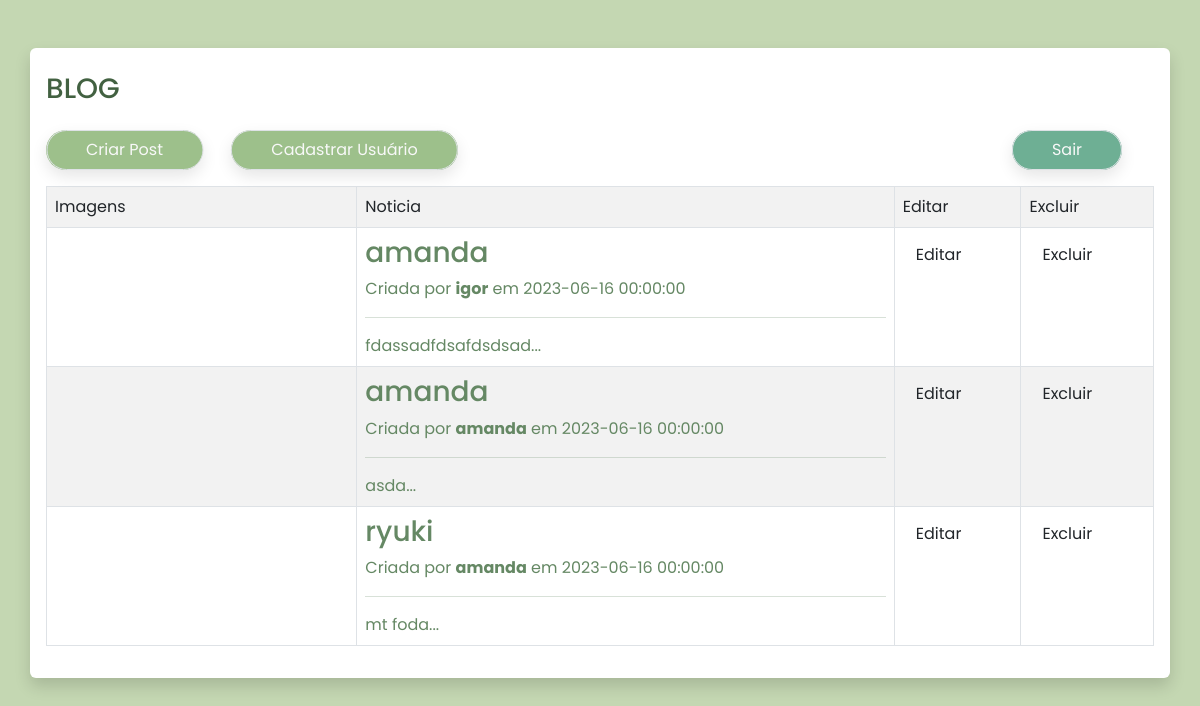
/cms/index.php (signed in), run on the app's committed database.
### tables this page shows
CREATE TABLE IF NOT EXISTS `posts` (
  `blog_codigo` int(11) NOT NULL AUTO_INCREMENT,
  `blog_bloginfo_codigo` int(11) NOT NULL DEFAULT '0',
  `blog_blogimgs_codigo` int(11) NOT NULL DEFAULT '0',
  `blog_usuario_codigo` int(11) NOT NULL DEFAULT '0',
  PRIMARY KEY (`blog_codigo`),
  KEY `FK_blog_bloginfo` (`blog_bloginfo_codigo`),
  KEY `FK_blog_blogimgs` (`blog_blogimgs_codigo`),
  KEY `FK_blog_usuario` (`blog_usuario_codigo`),
  CONSTRAINT `FK_blog_blogimgs` FOREIGN KEY (`blog_blogimgs_codigo`) REFERENCES `imagens` (`id_imagem`),
  CONSTRAINT `FK_blog_bloginfo` FOREIGN KEY (`blog_bloginfo_codigo`) REFERENCES `bloginfo` (`bloginfo_codigo`),
  CONSTRAINT `FK_blog_usuario` FOREIGN KEY (`blog_usuario_codigo`) REFERENCES `usuario` (`usuario_codigo`)
);

CREATE TABLE IF NOT EXISTS `bloginfo` (
  `bloginfo_codigo` int(11) NOT NULL AUTO_INCREMENT,
  `bloginfo_titulo` varchar(250) DEFAULT NULL,
  `bloginfo_corpo` longtext,
  `bloginfo_data` timestamp NULL DEFAULT NULL,
  PRIMARY KEY (`bloginfo_codigo`)
);

CREATE TABLE IF NOT EXISTS `usuario` (
  `usuario_codigo` int(11) NOT NULL AUTO_INCREMENT,
  `usuario_nome` varchar(250) NOT NULL DEFAULT '0',
  `usuario_email` varchar(250) NOT NULL DEFAULT '0',
  `usuario_senha` varchar(250) NOT NULL DEFAULT '0',
  PRIMARY KEY (`usuario_codigo`)
);

### cms/index.php (the view, shortened to what this page needs)
<?php include("models/conexao.php") ?>
<?php include("views/blades/header.php");
?>
<link rel="stylesheet" href="views/css/style.css">
<div class="container pt-2 mt-5 p-3 rounded-2 shadow" id="main">
    <p class="h3 mt-3 tt">BLOG</p>
    <div class="">
    <a id="btn" href="views/cadastro.php">
        <button class="full-rounded  mt-3">
            <span class="textb">Criar Post</span>
            <div class="border full-rounded"></div>
        </button>
    </a>
    <a id="btn" href="views/cadastroUser.php">
        <button class="full-rounded ms-4">
            <span class="textb">Cadastrar Usuário</span>
            <div class="border full-rounded"></div>
        </button>
    </a>
    <a id="btn" href="controllers/logoff.php">
        <button class="full-rounded buttonsair">
            <span class="textb">Sair</span>
            <div class="border full-rounded"></div>
        </button>
    </a>
    </div>
        <table class="table table-bordered table-striped table-hover mt-3" id="table" width="500px">
            <tr>
                <td>Imagens</td>
                <td>Noticia</td>
                <td>Editar</td>
                <td>Excluir</td>
            </tr>
            <?php
            $query = mysqli_query($conexao, "SELECT * from posts INNER JOIN bloginfo ON blog_bloginfo_codigo = bloginfo_codigo INNER JOIN imagens on blog_blogimgs_codigo = id_imagem INNER JOIN usuario ON blog_usuario_codigo = usuario_codigo group by blog_bloginfo_codigo;");
            while ($exibe = mysqli_fetch_array($query)) {?>
            <tr>
                <td><img class="rounded mx-auto d-block " src="views/imgs/<?php echo $exibe[10] ?>" width="200px" alt=""></td>
                <td>
                    <a class="link-underline-opacity-0" href="views/page.php?blog_codigo=<?php echo $exibe[0] ?>">
                    <h3 class="title" ><?php echo $exibe[5] ?></h3>
                    Criada por <b><?php echo $exibe[13] ?></b> em <?php echo $exibe[7] ?>
                    <hr>
                    <?php  echo substr($exibe[6],0,250)."..."  ?>
                </a>
                </td>
                <td><a class="btn" href="views/cadastroAtualiza.php?bloginfo_codigo=<?php echo $exibe[0] ?>">Editar</a>
                </td>
                <td>
                <a class="btn" name="deletar_imagem" href="controllers/deletar.php?bloginfo_codigo=<?php echo $exibe[0]; ?>">Excluir</a>
                </td>
            </tr>
            <?php } ?>
        </table>
</div>
<?php include("views/blades/footer.php"); ?>

### cms/views/blades/header.php (shortened to what this page needs)
<!DOCTYPE html>
<html lang="pt-br">
<head>
    <link href="https://cdn.jsdelivr.net/npm/bootstrap@5.3.0-alpha1/dist/css/bootstrap.min.css" rel="stylesheet"
>
    <link rel="stylesheet" href="../css/style.css">
</head>
<body class="bgbody">

### cms/views/blades/footer.php (shortened to what this page needs)
</body>
</html>

### cms/views/css/style.css (style rules this page uses)
.bgbody { background-color: #C4D7B2; }
#main { font-family: 'Poppins', sans-serif; background-color: #FFF ; }
a { text-decoration: none; color: #658864; }
h3 { font-family: 'Poppins', sans-serif; color: #658864; }
button { font-size: 16px; position: relative; margin: auto; padding: 0.5em 2.5em 0.5em 2.5em; border: none; background: #9DC08B; transition: all 0.1s linear; box-shadow: 0 0.4em 1em rgba(0, 0, 0, 0.1); }
.buttonsair { font-size: 16px; position: relative; margin-left: 550px; padding: 0.5em 2.5em 0.5em 2.5em; border: none; background: #6eaf94; transition: all 0.1s linear; box-shadow: 0 0.4em 1em rgba(0, 0, 0, 0.1); }
button span { color: #000000; }
button .border { position: absolute; border: 0.13em solid #F8F9D7; transition: all 0.3s 0.08s linear; top: 50%; left: 50%; width: 100%; height: 2.5em; transform: translate(-50%, -50%); }
.full-rounded { border-radius: 2em; }
.textb { color: #f8f8f8; }
.tt { color: #426141; }

### data on the page
posts: blog_bloginfo_codigo.bloginfo_titulo "amanda", blog_usuario_codigo.usuario_nome "igor", blog_bloginfo_codigo.bloginfo_data "2023-06-16 00:00:00", blog_bloginfo_codigo.bloginfo_corpo "fdassadfdsafdsdsad"
posts: blog_bloginfo_codigo.bloginfo_titulo "amanda", blog_usuario_codigo.usuario_nome "amanda", blog_bloginfo_codigo.bloginfo_data "2023-06-16 00:00:00", blog_bloginfo_codigo.bloginfo_corpo "asda"
posts: blog_bloginfo_codigo.bloginfo_titulo "ryuki", blog_usuario_codigo.usuario_nome "amanda", blog_bloginfo_codigo.bloginfo_data "2023-06-16 00:00:00", blog_bloginfo_codigo.bloginfo_corpo "mt foda"
